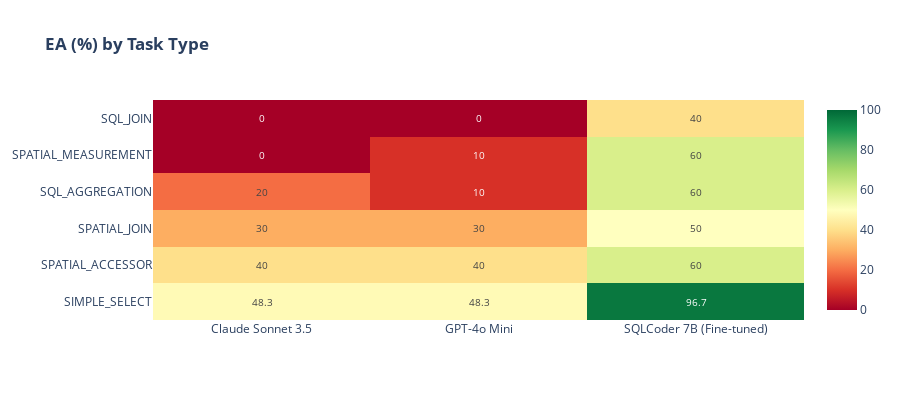

The notebook cell saved with this chart:
### Markdown cell above
## 13. Interactive Heatmap

### Code cell
def plot_interactive_heatmap(df, metric='EA (%)'):
    """Interactive Plotly heatmap."""
    if df.empty: print('No data'); return None
    
    pivot = df.pivot_table(index='Category', columns='Model', values=metric, aggfunc='mean')
    pivot = pivot.loc[pivot.mean(axis=1).sort_values(ascending=False).index]
    
    fig = go.Figure(data=go.Heatmap(z=pivot.values, x=pivot.columns, y=pivot.index,
                                    colorscale='RdYlGn', zmin=0, zmax=100,
                                    text=np.round(pivot.values, 1), texttemplate='%{text}', textfont={'size': 10}))
    fig.update_layout(title=f'<b>{metric} by Task Type</b>', template='plotly_white', height=max(400, len(pivot) * 30))
    fig.show()
    return fig

if results and not df_task_type.empty:
    fig_heatmap = plot_interactive_heatmap(df_task_type, 'EA (%)')

### Figure 1 — Plotly figure (JSON) as saved in the notebook; plotly's stock layout.template omitted (floating-point values rounded to 4 significant figures)
{"data": [{"colorscale": [[0, "rgb(165,0,38)"], [0.1, "rgb(215,48,39)"], [0.2, "rgb(244,109,67)"], [0.3, "rgb(253,174,97)"], [0.4, "rgb(254,224,139)"], [0.5, "rgb(255,255,191)"], [0.6, "rgb(217,239,139)"], [0.7, "rgb(166,217,106)"], [0.8, "rgb(102,189,99)"], [0.9, "rgb(26,152,80)"], [1, "rgb(0,104,55)"]], "text": [[48.3, 48.3, 96.7], [40.0, 40.0, 60.0], [30.0, 30.0, 50.0], [20.0, 10.0, 60.0], [0.0, 10.0, 60.0], [0.0, 0.0, 40.0]], "textfont": {"size": 10}, "texttemplate": "%{text}", "type": "heatmap", "x": ["Claude Sonnet 3.5", "GPT-4o Mini", "SQLCoder 7B (Fine-tuned)"], "y": ["SIMPLE_SELECT", "SPATIAL_ACCESSOR", "SPATIAL_JOIN", "SQL_AGGREGATION", "SPATIAL_MEASUREMENT", "SQL_JOIN"], "z": [[48.33, 48.33, 96.67], [40.0, 40.0, 60.0], [30.0, 30.0, 50.0], [20.0, 10.0, 60.0], [0.0, 10.0, 60.0], [0.0, 0.0, 40.0]], "zmax": 100, "zmin": 0}], "layout": {"height": 400, "title": {"text": "<b>EA (%) by Task Type</b>"}}}
